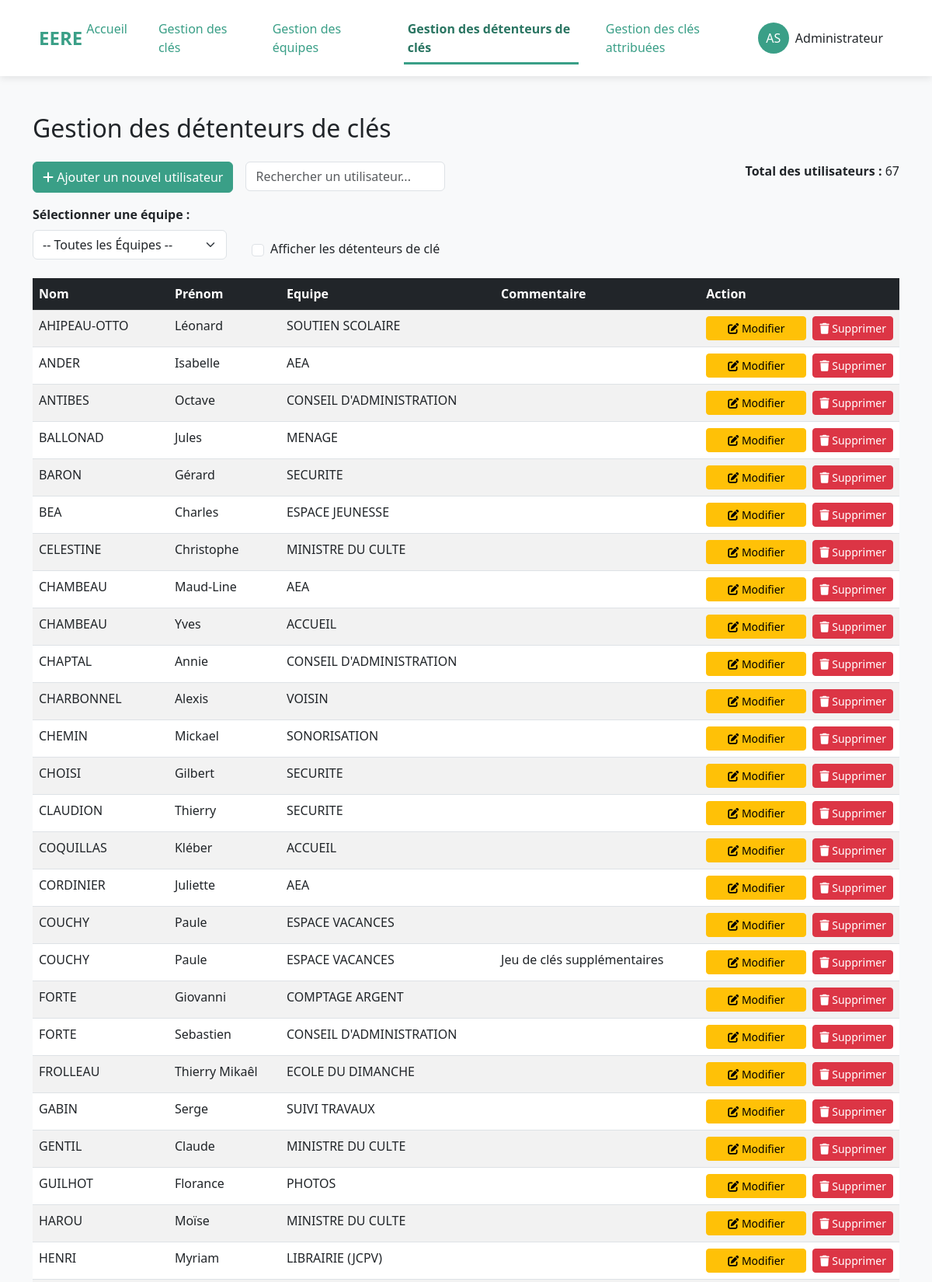
/users/ (signed in, upper part), run on the app's committed database.
### listings/models.py (models this page shows, shortened)
class Owner(AbstractUser):
    ADMINISTRATOR = 'admin'
    EDITOR = 'editor'
    VISITOR = 'visitor'
    ROLE_CHOICES = [
        (ADMINISTRATOR, 'Administrateur'),
        (EDITOR, 'Éditeur'),                # Peut modifier mais pas administrer
        (VISITOR, 'Visiteur'),              # Accès en lecture seule
    ]
    role = models.CharField(
        max_length=10,
        choices=ROLE_CHOICES,
        default=VISITOR,
        help_text="Détermine les permissions de l'utilisateur dans l'application"
    )
    groups = models.ManyToManyField(
        'auth.Group',
        verbose_name='groups',
        blank=True,
        help_text='The groups this user belongs to.',
        related_name='owner_set',
        related_query_name='owner',
    )
    user_permissions = models.ManyToManyField(
        'auth.Permission',
        verbose_name='user permissions',
        blank=True,
        help_text='Specific permissions for this user.',
        related_name='owner_set',
        related_query_name='owner',
    )
    class Meta:
        verbose_name = "Gestionnaire"
        verbose_name_plural = "Gestionnaires"

class User(models.Model):
    firstname = models.CharField(max_length=25)
    name = models.CharField(max_length=25)
    team = models.ForeignKey(
        Team, on_delete=models.CASCADE, related_name='members', null=True, blank=True)
    comment = models.CharField(max_length=200, default='', blank=True)
    class Meta:
        verbose_name = "Utilisateur"  # Nom au singulier
        verbose_name_plural = "Utilisateurs"  # Nom au pluriel

class Team(models.Model):
    name = models.CharField(max_length=20)
    def __str__(self):
        return str(self.name)

### listings/views.py (the view)
# urls.py: path('users/', views.user_list, name='user_list'),
def user_list(request):
    users = User.objects.select_related(
        'team').all().order_by('name', 'firstname')
    teams = Team.objects.all().order_by('name')
    users_count = users.count()
    user_id = request.GET.get('user_id', None)
    team_id = request.GET.get('team_id', None)
    if team_id:
        team = get_object_or_404(Team, id=team_id)
        users = users.filter(team=team)
    selected_user = None
    if user_id:
        selected_user = get_object_or_404(User, id=user_id)
    context = {
        'users_count': users_count,
        'teams': teams,
        'users': users,
        'user_id': user_id,
        'team_id': team_id,
        'selected_user': selected_user,
        'selected_team_id': team_id,
    }
    return render(request, 'listings/users.html', context)

### listings/utils.py (called while the page is built)
def set_current_user(user):
    _thread_locals.user = user

    def __call__(self, request):
        if hasattr(request, 'user') and request.user.is_authenticated:
            set_current_user(request.user)
        else:
            set_current_user(None)
        response = self.get_response(request)
        set_current_user(None)
        return response

### listings/templates/listings/users.html (shortened to what this page needs)
{% extends 'listings/base.html' %}
{% load static %}
{% block content %}
<div class="container mt-5">
    <h2 class="mb-4">Gestion des détenteurs de clés</h2>
    <div class="d-flex flex-row bd-highlight mb-3 gap-3">
        <button type="button" class="btn btn-primary" data-bs-toggle="modal" data-bs-target="#addUserModal">
            <i class="fas fa-plus"></i> Ajouter un nouvel utilisateur
        </button>
        <div class="search-container">
            <input type="text" id="searchInput" placeholder="Rechercher un utilisateur..."
                class="form-control w-100">
        </div>
        <div class="mb-3 ms-auto text-end">
            <span class="fw-bold">Total des utilisateurs :</span>
            <span>{{ users_count }}</span>
        </div>
    </div>
    <form method="get" action="{% url 'user_list' %}">
        <div class="row mb-4">
            <div class="d-flex align-items-end gap-3">
                <div class="me-3" style="width: 250px;">
                    <label for="team-dropdown" class="form-label fw-bold">Sélectionner une équipe :</label>
                    <select id="team-dropdown" name="team_id" class="form-select" data-url="{% url 'user_team' %}">
                        <option value="">-- Toutes les Équipes --</option>
                    </select>
                </div>
                <div class="form-check d-flex align-items-center">
                    <input class="form-check-input me-2" type="checkbox" id="hasKeysFilter">
                    <label class="form-check-label" for="hasKeysFilter">
                        Afficher les détenteurs de clé
                    </label>
                </div>
            </div>
        </div>
    </form>
    <table class="table table-striped table-hover" id="user_tab">
        <thead class="table-dark">
            <tr>
                <th scope="col">Nom</th>
                <th scope="col">Prénom</th>
                <th scope="col">Equipe</th>
                <th scope="col">Commentaire</th>
                <th scope="col">Action</th>
            </tr>
        </thead>
        <tbody>
            {% for user in users %}
            <tr>
                <td>{{ user.name }}</td>
                <td>{{ user.firstname }}</td>
                <td>{{ user.team }}</td>
                <td>{{ user.comment }}</td>
                <td>
                    <div class="d-flex gap-2">
                        <button type="button" class="btn btn-warning btn-sm edit-btn flex-fill action-btn"
                            data-bs-toggle="modal" data-bs-target="#editUserModal" data-id="{{ user.id }}"
                            data-name="{{ user.name }}" data-firstname="{{ user.firstname }}"
                            data-team="{{ user.team.id }}" data-comment="{{ user.comment }}">
                            <i class="fas fa-edit"></i> Modifier
                        </button>
                        <button type="button" class="btn btn-danger btn-sm"
                            data-bs-toggle="modal"
                            data-bs-target="#deleteUserModal"
                            data-delete-url="{% url 'user_delete' user.id %}"
                            data-user-name="{{ user.name }}">
                            <i class="fas fa-trash"></i> Supprimer
                        </button>
                    </div>
                </td>
            </tr>
            {% empty %}
            <tr>
                <td colspan="6" class="text-center">Aucun utilisateurs</td>
            </tr>
            {% endfor %}
        </tbody>
    </table>
</div>
{% endblock %}

### listings/templates/listings/base.html (shortened to what this page needs)
<!DOCTYPE html>
{% load static %}
<html lang="fr">
<head>
    <link href="https://cdn.jsdelivr.net/npm/bootstrap@5.3.0/dist/css/bootstrap.min.css" rel="stylesheet">
    <link rel="stylesheet" href="https://cdnjs.cloudflare.com/ajax/libs/font-awesome/6.4.0/css/all.min.css">
</head>
<body>
    <header class="top-header">
        <div class="logo" onclick="window.location.href='{% url 'home' %}'">EERE</div>
        <nav class="nav-menu">
            <a href="{% url 'home' %}" id="menu-home">Accueil</a>
            <a href="{% url 'key_list' %}" id="menu-key_list">Gestion des clés</a>
            <a href="{% url 'team_list' %}" id="menu-team_list">Gestion des équipes</a>
            {% if request.user.role == 'admin' %}
                <a href="{% url 'user_list' %}" id="menu-user_list">Gestion des détenteurs de clés</a>
            {% endif %}
            <a href="{% url 'user_keys' %}" id="menu-user_keys">Gestion des clés attribuées</a>
        </nav>
        {% if request.user.is_authenticated %}
        <div class="user-menu dropdown">
            <button class="btn dropdown-toggle" type="button" id="userMenuButton" data-bs-toggle="dropdown" aria-expanded="false">
                <div class="d-flex align-items-center">
                    <div class="user-initials me-2">
                        {{ request.user.first_name|first }}{{ request.user.last_name|first }}
                    </div>
                    <span class="d-none d-md-inline">{{ request.user.first_name }}</span>
                </div>
            </button>
        </div>
        {% endif %}
    </header>
    <main role="main">
        {% block content %}{% endblock %}
    </main>
</body>
</html>

### data on the page
Owner: user.first_name|first "A", user.last_name|first "S", user.first_name "Administrateur"
User: name "AHIPEAU-OTTO", firstname "Léonard", team "SOUTIEN SCOLAIRE"
User: name "ANDER", firstname "Isabelle", team "AEA"
User: name "ANTIBES", firstname "Octave", team "CONSEIL D'ADMINISTRATION"
User: name "BALLONAD", firstname "Jules", team "MENAGE"
User: name "BARON", firstname "Gérard", team "SECURITE"
User: name "BEA", firstname "Charles", team "ESPACE JEUNESSE"
User: name "CELESTINE", firstname "Christophe", team "MINISTRE DU CULTE"
User: name "CHAMBEAU", firstname "Maud-Line", team "AEA"
User: name "CHAMBEAU", firstname "Yves", team "ACCUEIL"
User: name "CHAPTAL", firstname "Annie", team "CONSEIL D'ADMINISTRATION"
User: name "CHARBONNEL", firstname "Alexis", team "VOISIN"
User: name "CHEMIN", firstname "Mickael", team "SONORISATION"
User: name "CHOISI", firstname "Gilbert", team "SECURITE"
User: name "CLAUDION", firstname "Thierry", team "SECURITE"
User: name "COQUILLAS", firstname "Kléber", team "ACCUEIL"
User: name "CORDINIER", firstname "Juliette", team "AEA"
User: name "COUCHY", firstname "Paule", team "ESPACE VACANCES"
User: name "COUCHY", firstname "Paule", team "ESPACE VACANCES", comment "Jeu de clés supplémentaires"
User: name "FORTE", firstname "Giovanni", team "COMPTAGE ARGENT"
User: name "FORTE", firstname "Sebastien", team "CONSEIL D'ADMINISTRATION"
User: name "FROLLEAU", firstname "Thierry Mikaêl", team "ECOLE DU DIMANCHE"
User: name "GABIN", firstname "Serge", team "SUIVI TRAVAUX"
User: name "GENTIL", firstname "Claude", team "MINISTRE DU CULTE"
User: name "GUILHOT", firstname "Florance", team "PHOTOS"
User: name "HAROU", firstname "Moïse", team "MINISTRE DU CULTE"
User: name "HENRI", firstname "Myriam", team "LIBRAIRIE (JCPV)"

### other printed values
{{ users_count }} "67"
